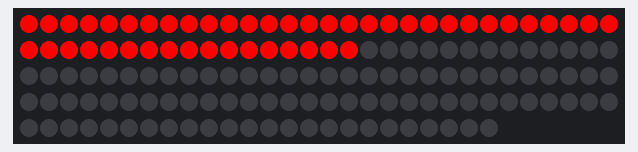
Bench run of a sketch on a simulated Arduino Mega 2560, built with avr-gcc and run on an emulated ATmega2560. On the bench: 144 RGB LEDs in strip order, left to right, continuing on the next row.

Above: at 0.02 s.
At 0.4 s:
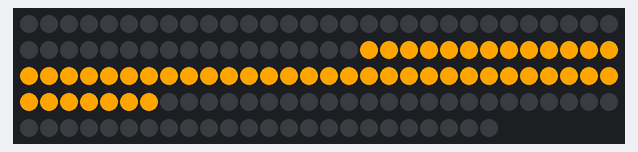

The sketch:

AdressableLED_Police_copy.ino
```cpp
#include "FastLED.h"

// How many leds in your strip?
#define NUM_LEDS 144

// For led chips like Neopixels, which have a data line, ground, and power, you just
// need to define DATA_PIN.  For led chipsets that are SPI based (four wires - data, clock,
// ground, and power), like the LPD8806 define both DATA_PIN and CLOCK_PIN
#define DATA_PIN 7
#define CLOCK_PIN 13

// Define the array of leds
CRGB leds[NUM_LEDS];

void setup()
{
  FastLED.addLeds<NEOPIXEL, DATA_PIN>(leds, NUM_LEDS);
}

void yellowOn()
{
  int section = (NUM_LEDS / 2) - 25;
  for (int i = section; i < (section + 50); i++)
  {
    leds[i] = CRGB::Orange;
  }
  FastLED.show();
}

void yellowOff()
{
  int section = (NUM_LEDS / 2) - 25;
  for (int i = section; i < (section + 50); i++)
  {
    leds[i] = CRGB::Black;
  }
  FastLED.show();
}
void blueOn()
{
  int section = (NUM_LEDS / 2) + 25;
  for (int i = NUM_LEDS; i > section; i--)
  {
    leds[i] = CRGB::Blue;
  }
  FastLED.show();
  yellowOff();
}

void blueOff()
{
  int section = (NUM_LEDS / 2) + 25;
  for (int i = NUM_LEDS; i > section; i--)
  {
    leds[i] = CRGB::Black;
  }
  FastLED.show();
  yellowOn();
}

void redOn()
{
  int section = (NUM_LEDS / 2) - 25;
  for (int i = 0; i < section; i++)
  {
    leds[i] = CRGB::Red;
  }
  FastLED.show();
  yellowOff();
}

void redOff()
{
  int section = (NUM_LEDS / 2) - 25;
  for (int i = 0; i < section; i++)
  {
    leds[i] = CRGB::Black;
  }
  FastLED.show();
  yellowOn();
}

void loop()
{
  // Turn the LED on, then pause
  redOn();
  delay(50);
  redOff();
  delay(50);
  redOn();
  delay(50);
  redOff();
  delay(50);
  redOn();
  delay(50);
  redOff();
  delay(100);

  blueOn();
  delay(50);
  blueOff();
  delay(50);
  blueOn();
  delay(50);
  blueOff();
  delay(50);
  blueOn();
  delay(50);
  blueOff();
}
```
